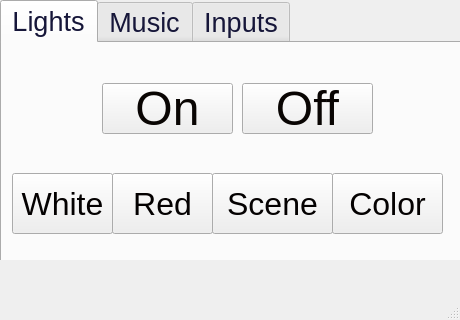
<?xml version="1.0" encoding="UTF-8"?>
<ui version="4.0">
 <class>MainWindow</class>
 <widget class="QMainWindow" name="MainWindow">
  <property name="geometry">
   <rect>
    <x>0</x>
    <y>0</y>
    <width>460</width>
    <height>320</height>
   </rect>
  </property>
  <property name="maximumSize">
   <size>
    <width>460</width>
    <height>320</height>
   </size>
  </property>
  <property name="font">
   <font>
    <pointsize>36</pointsize>
   </font>
  </property>
  <property name="cursor">
   <cursorShape>CrossCursor</cursorShape>
  </property>
  <property name="tabletTracking">
   <bool>false</bool>
  </property>
  <property name="contextMenuPolicy">
   <enum>Qt::DefaultContextMenu</enum>
  </property>
  <property name="windowTitle">
   <string>MainWindow</string>
  </property>
  <property name="styleSheet">
   <string notr="true"/>
  </property>
  <widget class="QWidget" name="centralwidget">
   <widget class="QTabWidget" name="tabWidget">
    <property name="geometry">
     <rect>
      <x>0</x>
      <y>0</y>
      <width>461</width>
      <height>271</height>
     </rect>
    </property>
    <property name="font">
     <font>
      <pointsize>20</pointsize>
     </font>
    </property>
    <property name="cursor">
     <cursorShape>CrossCursor</cursorShape>
    </property>
    <property name="styleSheet">
     <string notr="true">color: rgb(22, 22, 57);</string>
    </property>
    <property name="currentIndex">
     <number>0</number>
    </property>
    <widget class="QWidget" name="Lights">
     <attribute name="title">
      <string>Lights</string>
     </attribute>
     <widget class="QPushButton" name="On">
      <property name="geometry">
       <rect>
        <x>100</x>
        <y>40</y>
        <width>131</width>
        <height>51</height>
       </rect>
      </property>
      <property name="font">
       <font>
        <family>Arial</family>
        <pointsize>36</pointsize>
       </font>
      </property>
      <property name="styleSheet">
       <string notr="true">color: rgb(9, 5, 3);</string>
      </property>
      <property name="text">
       <string>On</string>
      </property>
     </widget>
     <widget class="QPushButton" name="Scene">
      <property name="geometry">
       <rect>
        <x>210</x>
        <y>130</y>
        <width>121</width>
        <height>61</height>
       </rect>
      </property>
      <property name="font">
       <font>
        <family>Arial</family>
        <pointsize>24</pointsize>
       </font>
      </property>
      <property name="styleSheet">
       <string notr="true">color: rgb(4, 1, 1);</string>
      </property>
      <property name="text">
       <string>Scene</string>
      </property>
      <property name="iconSize">
       <size>
        <width>32</width>
        <height>32</height>
       </size>
      </property>
     </widget>
     <widget class="QPushButton" name="Off">
      <property name="geometry">
       <rect>
        <x>240</x>
        <y>40</y>
        <width>131</width>
        <height>51</height>
       </rect>
      </property>
      <property name="font">
       <font>
        <family>Arial</family>
        <pointsize>36</pointsize>
       </font>
      </property>
      <property name="styleSheet">
       <string notr="true">color: rgb(9, 5, 3);</string>
      </property>
      <property name="text">
       <string>Off</string>
      </property>
     </widget>
     <widget class="QPushButton" name="Red">
      <property name="geometry">
       <rect>
        <x>110</x>
        <y>130</y>
        <width>101</width>
        <height>61</height>
       </rect>
      </property>
      <property name="font">
       <font>
        <family>Arial</family>
        <pointsize>24</pointsize>
       </font>
      </property>
      <property name="styleSheet">
       <string notr="true">color: rgb(4, 1, 1);</string>
      </property>
      <property name="text">
       <string>Red</string>
      </property>
      <property name="iconSize">
       <size>
        <width>32</width>
        <height>32</height>
       </size>
      </property>
     </widget>
     <widget class="QPushButton" name="Colour">
      <property name="geometry">
       <rect>
        <x>330</x>
        <y>130</y>
        <width>111</width>
        <height>61</height>
       </rect>
      </property>
      <property name="font">
       <font>
        <family>Arial</family>
        <pointsize>24</pointsize>
       </font>
      </property>
      <property name="styleSheet">
       <string notr="true">color: rgb(4, 1, 1);</string>
      </property>
      <property name="text">
       <string>Color</string>
      </property>
      <property name="iconSize">
       <size>
        <width>32</width>
        <height>32</height>
       </size>
      </property>
     </widget>
     <widget class="QPushButton" name="White">
      <property name="geometry">
       <rect>
        <x>10</x>
        <y>130</y>
        <width>101</width>
        <height>61</height>
       </rect>
      </property>
      <property name="font">
       <font>
        <family>Arial</family>
        <pointsize>24</pointsize>
       </font>
      </property>
      <property name="styleSheet">
       <string notr="true">color: rgb(4, 1, 1);</string>
      </property>
      <property name="text">
       <string>White</string>
      </property>
      <property name="iconSize">
       <size>
        <width>32</width>
        <height>32</height>
       </size>
      </property>
     </widget>
    </widget>
    <widget class="QWidget" name="MusicTab">
     <attribute name="title">
      <string>Music</string>
     </attribute>
     <widget class="QToolBox" name="toolBox_2">
      <property name="geometry">
       <rect>
        <x>20</x>
        <y>10</y>
        <width>411</width>
        <height>211</height>
       </rect>
      </property>
      <property name="font">
       <font>
        <pointsize>18</pointsize>
       </font>
      </property>
      <property name="currentIndex">
       <number>0</number>
      </property>
      <widget class="QWidget" name="Controls">
       <property name="geometry">
        <rect>
         <x>0</x>
         <y>0</y>
         <width>411</width>
         <height>131</height>
        </rect>
       </property>
       <attribute name="label">
        <string>Controls</string>
       </attribute>
       <widget class="QPushButton" name="btnOnplay">
        <property name="geometry">
         <rect>
          <x>120</x>
          <y>0</y>
          <width>162</width>
          <height>57</height>
         </rect>
        </property>
        <property name="font">
         <font>
          <family>Arial</family>
          <pointsize>36</pointsize>
         </font>
        </property>
        <property name="styleSheet">
         <string notr="true">background-color: rgb(0, 0, 0);</string>
        </property>
        <property name="text">
         <string>PLAY</string>
        </property>
       </widget>
       <widget class="QPushButton" name="btnOffpause">
        <property name="geometry">
         <rect>
          <x>120</x>
          <y>60</y>
          <width>162</width>
          <height>57</height>
         </rect>
        </property>
        <property name="font">
         <font>
          <family>Arial</family>
          <pointsize>36</pointsize>
         </font>
        </property>
        <property name="styleSheet">
         <string notr="true">background-color: rgb(0, 0, 0);</string>
        </property>
        <property name="text">
         <string>PAUSE</string>
        </property>
       </widget>
       <widget class="QPushButton" name="prevsong">
        <property name="geometry">
         <rect>
          <x>0</x>
          <y>30</y>
          <width>111</width>
          <height>61</height>
         </rect>
        </property>
        <property name="font">
         <font>
          <pointsize>18</pointsize>
         </font>
        </property>
        <property name="styleSheet">
         <string notr="true">background-color: rgba(43, 43, 43, 194);
color: rgb(0, 0, 0);
border-color: rgb(0, 0, 0);</string>
        </property>
        <property name="text">
         <string>Prev. Song</string>
        </property>
       </widget>
       <widget class="QPushButton" name="nextsong">
        <property name="geometry">
         <rect>
          <x>290</x>
          <y>30</y>
          <width>111</width>
          <height>61</height>
         </rect>
        </property>
        <property name="font">
         <font>
          <pointsize>18</pointsize>
         </font>
        </property>
        <property name="styleSheet">
         <string notr="true">background-color: rgba(43, 43, 43, 194);
color: rgb(0, 0, 0);
border-color: rgb(0, 0, 0);</string>
        </property>
        <property name="text">
         <string>Next Song</string>
        </property>
       </widget>
       <widget class="QLabel" name="label">
        <property name="geometry">
         <rect>
          <x>120</x>
          <y>60</y>
          <width>81</width>
          <height>81</height>
         </rect>
        </property>
        <property name="styleSheet">
         <string notr="true">color: rgb(55, 125, 46);</string>
        </property>
        <property name="text">
         <string/>
        </property>
        <property name="pixmap">
         <pixmap>../../../Downloads/file-spotify-logo-png-4_2_150x150_1_50.png</pixmap>
        </property>
       </widget>
      </widget>
      <widget class="QWidget" name="Volume">
       <property name="geometry">
        <rect>
         <x>0</x>
         <y>0</y>
         <width>100</width>
         <height>30</height>
        </rect>
       </property>
       <attribute name="label">
        <string>Volume</string>
       </attribute>
       <widget class="QPushButton" name="Mute">
        <property name="geometry">
         <rect>
          <x>200</x>
          <y>30</y>
          <width>171</width>
          <height>61</height>
         </rect>
        </property>
        <property name="styleSheet">
         <string notr="true">background-color: rgba(43, 43, 43, 194);
color: rgb(0, 0, 0);
border-color: rgb(0, 0, 0);</string>
        </property>
        <property name="text">
         <string>Mute</string>
        </property>
       </widget>
       <widget class="QPushButton" name="VolDown">
        <property name="geometry">
         <rect>
          <x>40</x>
          <y>60</y>
          <width>131</width>
          <height>71</height>
         </rect>
        </property>
        <property name="styleSheet">
         <string notr="true">background-color: rgba(43, 43, 43, 194);
color: rgb(0, 0, 0);
border-color: rgb(0, 0, 0);</string>
        </property>
        <property name="text">
         <string>Vol. Down</string>
        </property>
       </widget>
       <widget class="QPushButton" name="VolUp">
        <property name="geometry">
         <rect>
          <x>40</x>
          <y>0</y>
          <width>131</width>
          <height>71</height>
         </rect>
        </property>
        <property name="styleSheet">
         <string notr="true">background-color: rgba(43, 43, 43, 194);
color: rgb(0, 0, 0);
border-color: rgb(0, 0, 0);</string>
        </property>
        <property name="text">
         <string>Vol. Up</string>
        </property>
       </widget>
      </widget>
     </widget>
    </widget>
    <widget class="QWidget" name="inputs">
     <attribute name="title">
      <string>Inputs</string>
     </attribute>
     <widget class="QToolBox" name="toolBox">
      <property name="geometry">
       <rect>
        <x>20</x>
        <y>10</y>
        <width>421</width>
        <height>211</height>
       </rect>
      </property>
      <property name="font">
       <font>
        <pointsize>18</pointsize>
       </font>
      </property>
      <property name="currentIndex">
       <number>1</number>
      </property>
      <widget class="QWidget" name="video">
       <property name="geometry">
        <rect>
         <x>0</x>
         <y>0</y>
         <width>421</width>
         <height>131</height>
        </rect>
       </property>
       <attribute name="label">
        <string>Video</string>
       </attribute>
       <widget class="QPushButton" name="DP">
        <property name="geometry">
         <rect>
          <x>30</x>
          <y>0</y>
          <width>161</width>
          <height>61</height>
         </rect>
        </property>
        <property name="font">
         <font>
          <family>Arial</family>
          <pointsize>48</pointsize>
         </font>
        </property>
        <property name="styleSheet">
         <string notr="true">color: rgb(4, 1, 1);</string>
        </property>
        <property name="text">
         <string>DP</string>
        </property>
        <property name="iconSize">
         <size>
          <width>32</width>
          <height>32</height>
         </size>
        </property>
       </widget>
       <widget class="QPushButton" name="HDMI">
        <property name="geometry">
         <rect>
          <x>200</x>
          <y>0</y>
          <width>161</width>
          <height>61</height>
         </rect>
        </property>
        <property name="font">
         <font>
          <family>Arial</family>
          <pointsize>48</pointsize>
         </font>
        </property>
        <property name="styleSheet">
         <string notr="true">color: rgb(9, 5, 3);</string>
        </property>
        <property name="text">
         <string>HDMI</string>
        </property>
       </widget>
      </widget>
      <widget class="QWidget" name="page_10">
       <property name="geometry">
        <rect>
         <x>0</x>
         <y>0</y>
         <width>421</width>
         <height>131</height>
        </rect>
       </property>
       <attribute name="label">
        <string>Audio</string>
       </attribute>
       <widget class="QPushButton" name="AirPods">
        <property name="geometry">
         <rect>
          <x>0</x>
          <y>0</y>
          <width>241</width>
          <height>57</height>
         </rect>
        </property>
        <property name="font">
         <font>
          <family>Arial</family>
          <pointsize>36</pointsize>
         </font>
        </property>
        <property name="styleSheet">
         <string notr="true">color: rgb(4, 1, 1);</string>
        </property>
        <property name="text">
         <string>AirPods</string>
        </property>
        <property name="iconSize">
         <size>
          <width>32</width>
          <height>32</height>
         </size>
        </property>
       </widget>
       <widget class="QPushButton" name="FOSI">
        <property name="geometry">
         <rect>
          <x>0</x>
          <y>60</y>
          <width>241</width>
          <height>57</height>
         </rect>
        </property>
        <property name="font">
         <font>
          <family>Arial</family>
          <pointsize>36</pointsize>
         </font>
        </property>
        <property name="styleSheet">
         <string notr="true">color: rgb(4, 1, 1);</string>
        </property>
        <property name="text">
         <string>FOSI</string>
        </property>
        <property name="iconSize">
         <size>
          <width>32</width>
          <height>32</height>
         </size>
        </property>
       </widget>
       <widget class="QPushButton" name="btoff">
        <property name="geometry">
         <rect>
          <x>240</x>
          <y>0</y>
          <width>141</width>
          <height>57</height>
         </rect>
        </property>
        <property name="font">
         <font>
          <family>Arial</family>
          <pointsize>36</pointsize>
         </font>
        </property>
        <property name="styleSheet">
         <string notr="true">color: rgb(9, 5, 3);</string>
        </property>
        <property name="text">
         <string>BT Off</string>
        </property>
       </widget>
      </widget>
     </widget>
    </widget>
   </widget>
  </widget>
  <widget class="QStatusBar" name="statusbar"/>
  <action name="action2_0">
   <property name="text">
    <string>2.0</string>
   </property>
  </action>
 </widget>
 <resources/>
 <connections/>
</ui>
